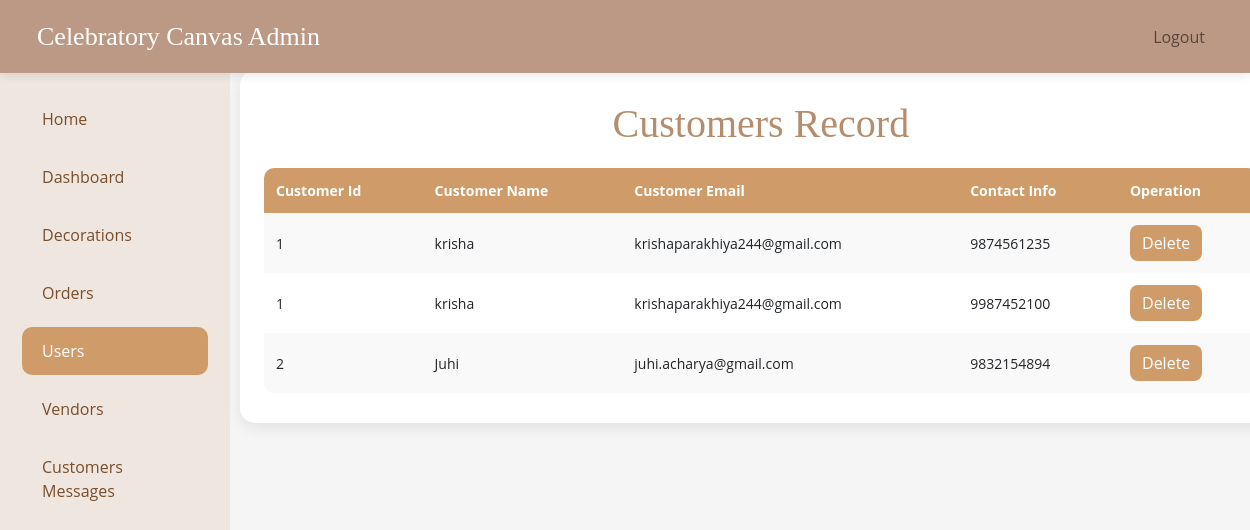
/users.php (signed in), run on the app's committed database.
### tables this page shows
CREATE TABLE `orders` (
  `order_id` int(250) NOT NULL,
  `decoration_id` int(250) NOT NULL,
  `c_id` int(250) NOT NULL,
  `event_date` date NOT NULL,
  `total_amount` varchar(250) NOT NULL,
  `status` varchar(250) NOT NULL,
  `created_at` timestamp NOT NULL DEFAULT current_timestamp(),
  `venue` varchar(255) NOT NULL,
  `contact_info` varchar(255) NOT NULL,
  `vendor_commission` decimal(10,0) DEFAULT NULL
);

CREATE TABLE `customers` (
  `c_id` int(250) NOT NULL,
  `c_name` varchar(250) NOT NULL,
  `c_password` varchar(250) NOT NULL,
  `c_email` varchar(250) NOT NULL
);

### users.php (the view, shortened to what this page needs)
<?php
include('conn.php');
$query = "SELECT customers.c_id, customers.c_name, customers.c_email, orders.contact_info
          FROM customers
          LEFT JOIN orders ON customers.c_id = orders.c_id";
$data = mysqli_query($conn, $query);
$total = mysqli_num_rows($data);
?>
<!DOCTYPE html>
<html lang="en">
<head>
    <link rel="stylesheet" href="css/bootstrap.min.css">
    <link rel="stylesheet" href="admin.css">
</head>
<body>
    <header class="navbar navbar-expand-lg navbar-light fixed-top">
        <div class="container-fluid">
            <a class="navbar-brand" href="admin-panel.php">Celebratory Canvas Admin</a>
            <div class="collapse navbar-collapse" id="navbarNav">
                <ul class="navbar-nav ms-auto">
                    <li class="nav-item">
                        <a class="nav-link" href="admin-logout.php">Logout</a>
                    </li>
                </ul>
            </div>
        </div>
    </header>
    <div class="container-fluid">
        <div class="row">
            <nav class="col-md-2 d-none d-md-block sidebar">
                <div class="sidebar-sticky">
                    <ul class="nav flex-column">
                        <li class="nav-item">
                            <a class="nav-link" href="admin-panel.php">Home</a>
                        </li>
                        <li class="nav-item">
                            <a class="nav-link" href="dashboard.php">Dashboard</a>
                        </li>
                        <li class="nav-item">
                            <a class="nav-link" href="decorations.php">Decorations</a>
                        </li>
                        <li class="nav-item">
                            <a class="nav-link" href="orders.php">Orders</a>
                        </li>
                        <li class="nav-item">
                            <a class="nav-link active" href="users.php">Users</a>
                        </li>
                        <li class="nav-item">
                            <a class="nav-link" href="vendors.php">Vendors</a>
                        </li>
                        <li class="nav-item">
                            <a class="nav-link" href="contact_us.php">Customers Messages</a>
                        </li>
                    </ul>
                </div>
            </nav>
            <main role="main" class="col-md-9 ml-sm-auto col-lg-10 px-md-4 admin-panel">
                <div class="text-center">
                    <h1>Customers Record</h1>
                </div>
                <?php if ($total > 0): ?>
                    <table>
                        <tr>
                            <th>Customer Id</th>
                            <th>Customer Name</th>
                            <th>Customer Email</th>
                            <th>Contact Info</th>
                            <th>Operation</th>
                        </tr>
                        <?php while ($result = mysqli_fetch_assoc($data)): ?>
                            <tr>
                                <td><?php echo $result['c_id']; ?></td>
                                <td><?php echo htmlspecialchars($result['c_name']); ?></td>
                                <td><?php echo htmlspecialchars($result['c_email']); ?></td>
                                <td><?php echo htmlspecialchars($result['contact_info']); ?></td>
                                <td>
                                    <a href="users.php?delete_id=<?php echo $result['c_id']; ?>" class="btn button update-btn"
                                        onclick="return confirm('Are you sure you want to delete this customer?');">Delete</a>
                                </td>
                            </tr>
                        <?php endwhile; ?>
                    </table>
                <?php else: ?>
                    <p>No records found!</p>
                <?php endif; ?>
            </main>
        </div>
    </div>
</body>
</html>

### admin.css (style rules this page uses)
body { font-family: "Open Sans", sans-serif; background-color: #f5f5f5; margin: 0; padding-top: 70px; }
.navbar { background-color: #bc9984; padding: 12px 25px; box-shadow: 0 2px 10px rgba(0, 0, 0, 0.1); }
.navbar-brand { color: #fff; font-size: 26px; font-family: "Dancing Script"; }
.sidebar { width: 230px; background: #efe7df; height: 100vh; position: fixed; top: 70px; left: 0; padding-top: 20px; }
.sidebar .nav-link { color: #784e2c; font-size: 16px; padding: 12px 20px; margin: 5px 10px; border-radius: 10px; transition: 0.3s; }
.sidebar .nav-link.active { background: #cf9b69; color: white; }
.admin-panel { margin-left: 240px; padding: 30px; }
main { background: white; border-radius: 15px; padding: 30px; box-shadow: 0 5px 15px rgba(0, 0, 0, 0.08); }
h1, h2 { color: #b58d6d; font-family: "Dancing Script"; }
table { width: 100%; border-collapse: collapse; margin-top: 20px; border-radius: 10px; overflow: hidden; }
th { background: #cf9b69; color: white; padding: 12px; font-size: 14px; }
td { padding: 12px; font-size: 14px; }
tr:nth-child(even) { background: #f9f9f9; }
.button, .btn-submit { background: #cf9b69; border: none; padding: 6px 12px; border-radius: 8px; color: white; transition: 0.3s; }

### data on the page
orders: c.c_id "1", c.c_name "krisha", c.c_email "krishaparakhiya244@gmail.com", contact_info "9874561235"
orders: c.c_id "1", c.c_name "krisha", c.c_email "krishaparakhiya244@gmail.com", contact_info "9987452100"
orders: c.c_id "2", c.c_name "Juhi", c.c_email "juhi.acharya@gmail.com", contact_info "9832154894"
